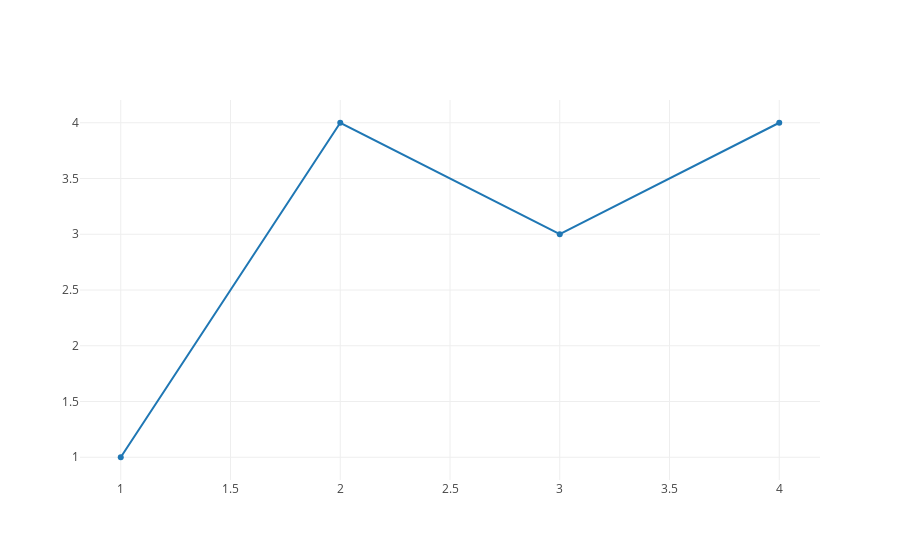

Source (notebook cell):
### Markdown cell above
Now let's discuss how a trace represents data.  In the `trace` in the code below, we plot four points.  Notice that we provide the $x$ and $y$ coordinates in two separate attributes of the dictionary.  Change around the data to get a feel for how it works.

### Code cell
trace = {'x': [1, 2, 3, 4], 'y': [1, 4, 3, 4]}

plotly.offline.iplot([
    trace
])

### Figure 1 — Plotly figure (JSON) as saved in the notebook; plotly's stock layout.template omitted (floating-point values rounded to 4 significant figures)
{"data": [{"type": "scatter", "uid": "d1844acc-c5ab-11e8-92cd-0242ac110013", "x": [1, 2, 3, 4], "y": [1, 4, 3, 4]}], "layout": {}}
